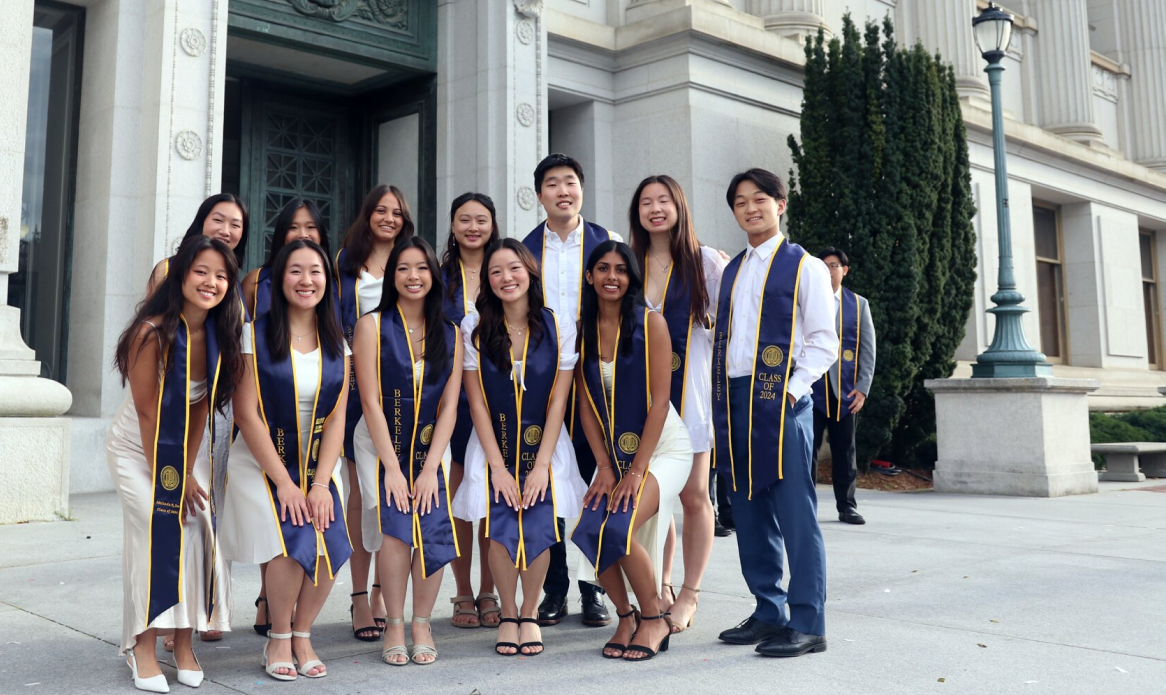
#> input picture images/about/alumns-grad.png, 1166 x 695 px
$ python -i process_headshots.py   (imports and definitions only)
#> lines starting #> are read from the running program, lines starting #| are printed output that depends on the picture
#!/usr/bin/env python3
"""Batch-process team headshots to consistent 3:4 portrait webp files."""

from __future__ import annotations

import os
import re
from pathlib import Path

import cv2
import numpy as np
from PIL import Image

# [6 lines not run here, left out]

ROOT = Path(__file__).resolve().parents[1]
SOURCE_DIR = ROOT / "Headshot (this will be on the website) (File responses)"
OUTPUT_DIR = ROOT / "images" / "team"

# Match admin cropper output: 3:4 portrait, max 1200x1600
TARGET_W = 1200
TARGET_H = 1600
ASPECT = 3 / 4

# Filename suffix after " - " maps to output slug
SLUG_MAP = {
    "Alizeh Fatima Ali": "alizeh-ali",
    "Micah F Shin": "micah-shin",
    "Nathan Jun-Liang Nyaung": "nathan-nyaung",
    "Elliot Jang": "elliot-jang",
    "Nidhish Anand Tekkam": "nidhish-tekkam",
    "Willie Kang": "willie-kang",
    "Kellen Patrick Chang": "kellen-chang",
    "Nicole Wang": "nicole-wang",
    "Susie T. Gu": "susie-gu",
    "Susie Gu": "susie-gu",
    "Palak Prabhakar": "palak-prabhakar",
    "Mihiro Mei Okubo": "mihiro-okubo",
    "Arthur Matthieu Renard": "arthur-renard",
    "Harpreet Kaur": "harpreet-kaur",
    "Yingyi Zhen": "yingyi-zhen",
    "Alexander Seth Black": "alex-black",
    "Chris Alexis Reyes": "christian-reyes",
    "Jolene Ly Seng": "jolene-seng",
    "Alex Kwan": "alexander-kwan",
    "Matthew Chan": "matthew-chan",
    "Lauren Antonia Davis": "lauren-davis",
    "Maeve M Klement": "maeve-klement",
    "Nithyashree Prabhu": "nithyashree-prabhu",
    "Hean Ng": "hean-ng",
    "Rayhan Jain": "rayhan-jain",
    "Orin Dhruvan": "orin-dhruvan",
    "Yoshan Uvan Murugesh": "yoshan-murugesh",
    "Katherine Chloe Rivas": "katherine-rivas",
    "Akhila Nagasai Lankalapalli": "akhila-lankalapalli",
    "Athena Sia": "athena-sia",
    "Rubin Adi Jain": "rubin-jain",
    "Andy Cai": "andy-cai",
}
FACE_CASCADE = cv2.CascadeClassifier(
    cv2.data.haarcascades + "haarcascade_frontalface_default.xml"
)

# Per-person crop tuning: face_ratio↑ = zoom in, offset_x↑ = shift subject right,
# face_y_ratio↑ = move crop down (more face visible when cut off at top).
CROP_OVERRIDES: dict[str, dict] = {
    "katherine-rivas": {
        "manual_center": (0.50, 0.50),
        "crop_height_frac": 1.0,
        "face_y_ratio": 0.50,
    },
    "orin-dhruvan": {
        "manual_center": (0.50, 0.38),
        "crop_height_frac": 0.35,
        "face_y_ratio": 0.34,
    },
    "rayhan-jain": {"face_ratio": 0.30, "offset_x": 0.03},
    "rubin-jain": {"offset_x": -0.01},
    "nidhish-tekkam": {"face_ratio": 0.27},
    "willie-kang": {"face_ratio": 0.58, "face_y_ratio": 0.36},
    "alex-black": {"manual_center": (0.50, 0.42), "crop_height_frac": 0.76, "face_y_ratio": 0.38},
    "arthur-renard": {"face_y_ratio": 0.355},
}


# [26 lines left out: functions slug_from_filename, pil_to_cv, not called in this run]


def pick_face(bgr: np.ndarray, overrides: dict | None = None):
    overrides = overrides or {}
    anchor = overrides.get("anchor")
    if anchor is not None:
        gray = cv2.cvtColor(bgr, cv2.COLOR_BGR2GRAY)
        faces = FACE_CASCADE.detectMultiScale(
            gray, scaleFactor=1.05, minNeighbors=3, minSize=(60, 60)
        )
        if len(faces) == 0:
            return None
        h, w = bgr.shape[:2]
        ax, ay = anchor

        # [4 lines left out: function distance, not called in this run]

        return min(faces, key=distance)

    return detect_face(bgr)


def detect_face(bgr: np.ndarray):
    gray = cv2.cvtColor(bgr, cv2.COLOR_BGR2GRAY)
    faces = FACE_CASCADE.detectMultiScale(
        gray, scaleFactor=1.08, minNeighbors=4, minSize=(80, 80)
    )
    if len(faces) == 0:
        return None

    h, w = bgr.shape[:2]
    centered = [
        f for f in faces
        if 0.12 < (f[0] + f[2] / 2) / w < 0.88
        and 0.30 < (f[1] + f[3] / 2) / h < 0.58
    ]
    candidates = centered if centered else list(faces)

    # [8 lines left out: function score, not called in this run]

    return max(candidates, key=score)


# [121 lines left out: functions compute_crop_box, process_image, ImageOps_exif_transpose, main, not called in this run]


# [2 lines not run here, left out]

>>> import cv2
>>> picture = cv2.imread('../images/about/alumns-grad.png')
#> picture is the input picture: shape (695, 1166, 3); mean B, G, R 134.2, 133.3, 134.1
>>> result = pick_face(picture)
#> in detect_face, `gray = cv2.cvtColor(bgr, cv2.COLOR_BGR2GRAY)`:
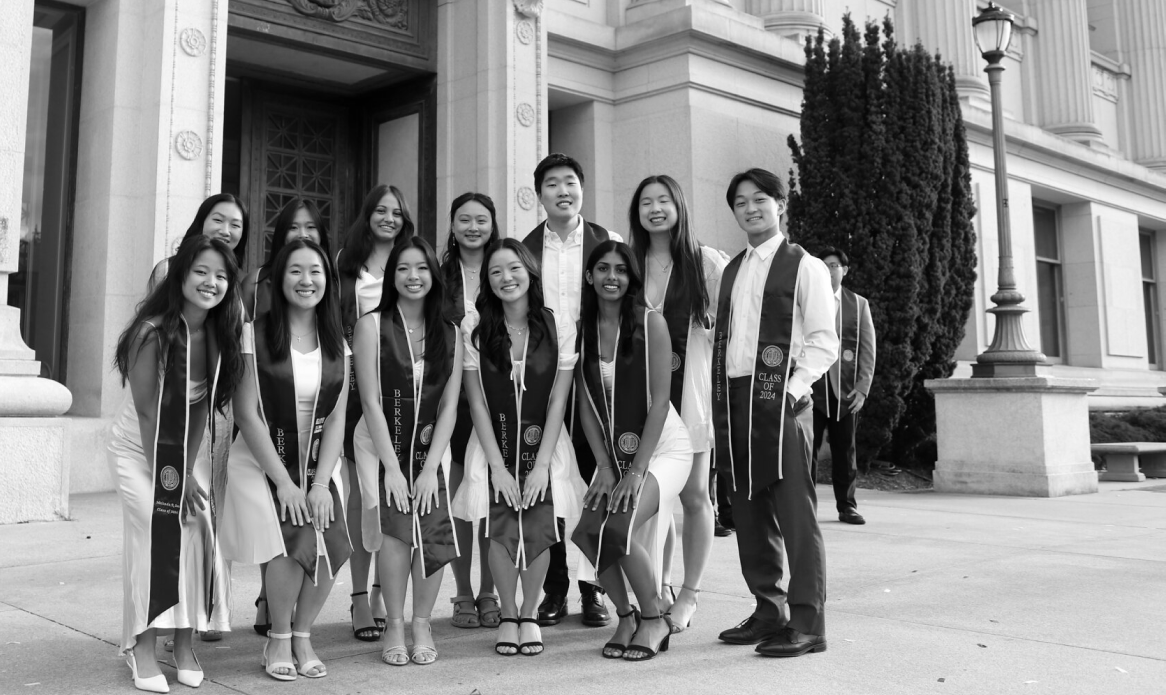
#> gray: shape (695, 1166); min 1, max 255, mean 133.7
#> in detect_face, `faces = FACE_CASCADE.detectMultiScale( gray, scaleFactor=1.08, minNeig..`: faces = ()

$ run again, on images/team/akhila-lankalapalli.webp
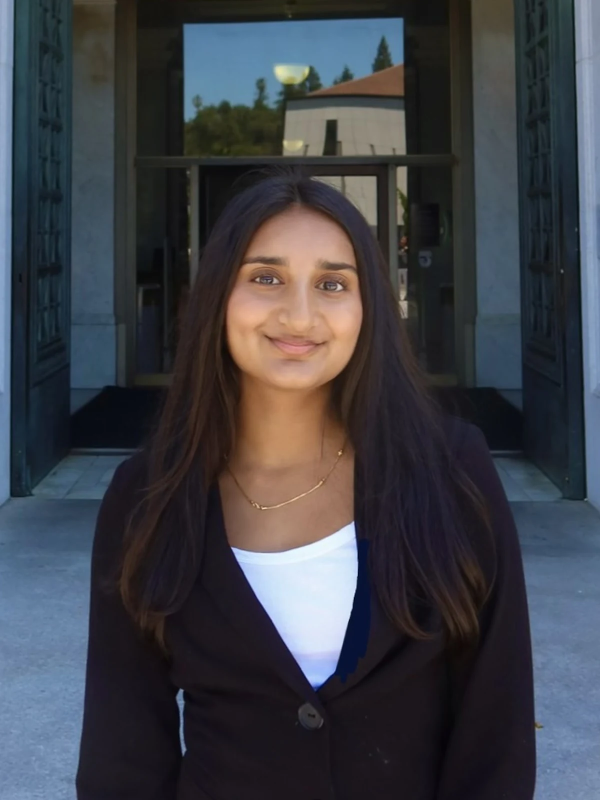
#> input picture images/team/akhila-lankalapalli.webp, 1200 x 1600 px (shown at 1/2 size)
#> picture is the input picture: shape (1600, 1200, 3); mean B, G, R 70.7, 64.1, 62.1
#> in detect_face, `gray = cv2.cvtColor(bgr, cv2.COLOR_BGR2GRAY)`:
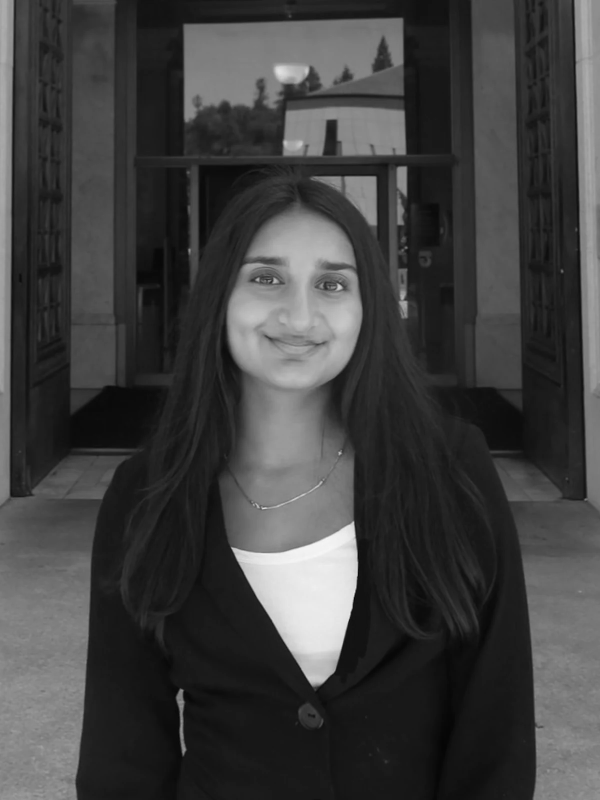
#> gray: shape (1600, 1200) (shown at 1/2 size); min 4, max 247, mean 64.2
#> faces = [[465, 876, 184, 184], [420, 430, 356, 356]]
#> centered = [[420, 430, 356, 356]]
#> fx = 420; fy = 430; fw = 356
#> cx = 0.498
#> cy = 0.38
#> area = 126736
#> center_score = 0.996
#> vertical_score = 0.888
#> result = [420, 430, 356, 356]

$ run again, on images/team/alex-black.webp
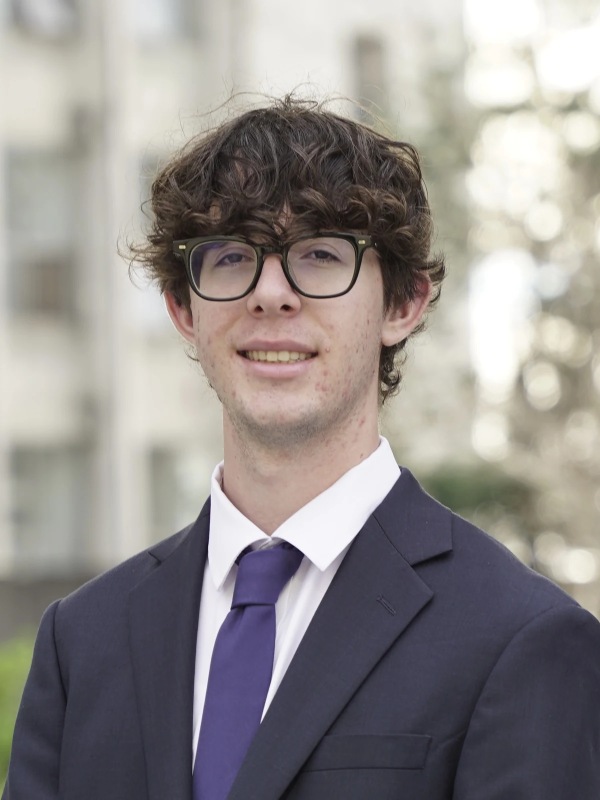
#> input picture images/team/alex-black.webp, 1200 x 1600 px (shown at 1/2 size)
#> picture is the input picture: shape (1600, 1200, 3); mean B, G, R 140.1, 141.8, 146.6
#> in detect_face, `gray = cv2.cvtColor(bgr, cv2.COLOR_BGR2GRAY)`:
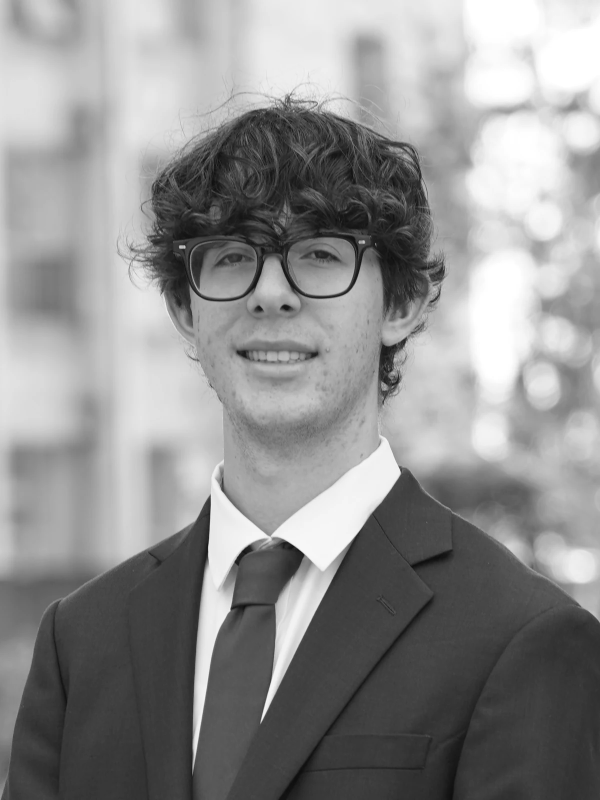
#> gray: shape (1600, 1200) (shown at 1/2 size); min 9, max 255, mean 143.1
#> faces = ()
